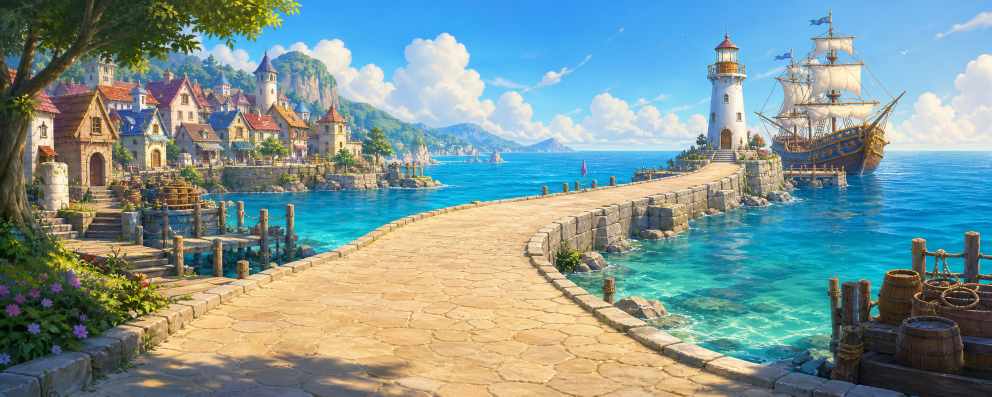
#> input picture assets/backgrounds/adventure_harbor_wide_v1.png, 1983 x 793 px, given as the content of the folder ontent/drive/MyDrive/soft_capston_training/source_characters, which was not available (shown at 1/2 size)
$ jupyter execute --allow-errors fairytale_character_sdxl_lora_colab.ipynb   (text cells are left out)
#> lines starting #> are read from the running program, lines starting #| are printed output that depends on the picture; pictures that were not available may be replaced by others from this repository, and a replacement may not be noted
[cell 1]
# 1. 학습 설정
REPO_URL = "https://github.com/Leejinhoe/soft_capston.git"
REPO_BRANCH = "main"
DIFFUSERS_TAG = "v0.38.0"

BASE_MODEL = "stabilityai/stable-diffusion-xl-base-1.0"
BACKGROUND_MODEL = "stabilityai/sdxl-turbo"
DRIVE_FOLDER = "soft_capston_training"
USE_GOOGLE_DRIVE = True           # 실패하면 아래 설정에 따라 /content로 전환
ALLOW_LOCAL_STORAGE_FALLBACK = True

GENERATE_BACKGROUNDS = True       # False면 Drive의 backgrounds 폴더만 사용
BACKGROUNDS_PER_GENRE = 8         # 장르별 자동 생성 배경 수, 총 학습 이미지 80장
TRAIN_STEPS = 1200                # 빠른 확인 400, 권장 시작 1200
RESOLUTION = 512                  # T4 안전 설정
LORA_RANK = 16
LEARNING_RATE = 1e-4
RESUME_FROM_LATEST = True
REBUILD_DATASET = True
SEED = 42

# 학습할 캐릭터를 제한하려면 키를 남기세요. 빈 목록이면 5명 모두 학습합니다.
# 예: TRAIN_ONLY = ["fantasy_mina"]
TRAIN_ONLY = []

[cell 2]
# 2. GPU 확인 및 공식 Diffusers 학습 환경 설치
import os, shutil, subprocess, sys
from pathlib import Path

#> (the rest of this cell did not finish here and is left out)

[cell 3]
# 3. Google Drive, Hugging Face, 프로젝트 연결
import getpass
from google.colab import drive, userdata
from huggingface_hub import login

storage_base = Path("/content")
drive_connected = False
if USE_GOOGLE_DRIVE:
    try:
        drive.mount("/content/drive", force_remount=False, timeout_ms=120000)
        storage_base = Path("/content/drive/MyDrive")
        drive_connected = True
    except Exception as exc:
        print("Google Drive 연결 실패:", exc)
        if not ALLOW_LOCAL_STORAGE_FALLBACK:
            raise
        print("임시 저장소 /content를 사용합니다. 런타임 종료 전에 결과 ZIP을 내려받으세요.")

DRIVE_ROOT = storage_base / DRIVE_FOLDER
DRIVE_ROOT.mkdir(parents=True, exist_ok=True)

try:
    hf_token = userdata.get("HF_TOKEN")
except Exception:
    hf_token = None
if not hf_token:
    hf_token = getpass.getpass("Hugging Face Read 토큰 입력: ").strip()
if not hf_token:
    raise RuntimeError("HF_TOKEN이 필요합니다.")
login(token=hf_token, add_to_git_credential=False)
#> (this line was passed over: huggingface_hub is not available in this run)

PROJECT_DIR = Path("/content/soft_capston")
if not PROJECT_DIR.exists():
    subprocess.run([
        "git", "clone", "--depth", "1", "--branch", REPO_BRANCH,
        REPO_URL, str(PROJECT_DIR)
    ], check=True)
#> (this line was passed over: subprocess is not available in this run)
else:
    subprocess.run(["git", "-C", str(PROJECT_DIR), "fetch", "origin", REPO_BRANCH], check=True)
    subprocess.run(["git", "-C", str(PROJECT_DIR), "checkout", REPO_BRANCH], check=True)
    subprocess.run(["git", "-C", str(PROJECT_DIR), "pull", "--ff-only", "origin", REPO_BRANCH], check=True)

required_asset_names = {
    "fantasy_mina.png", "fantasy_mina_magic.png",
    "adventure_jun.png", "adventure_jun_walking.png",
    "nature_sol.png", "nature_sol_helping.png",
    "friendship_hana.png", "friendship_hana_waving.png",
    "mystery_on.png", "mystery_on_investigating.png",
}
ASSET_DIR = PROJECT_DIR / "assets" / "characters"
project_assets_ready = ASSET_DIR.exists() and required_asset_names <= {
    path.name for path in ASSET_DIR.iterdir() if path.is_file()
}
if not project_assets_ready:
    fallback = DRIVE_ROOT / "source_characters"
    fallback.mkdir(parents=True, exist_ok=True)
    fallback_names = {path.name for path in fallback.iterdir() if path.is_file()}
    if not required_asset_names <= fallback_names:
        from google.colab import files
        print("GitHub/저장소에서 기본 캐릭터 10장을 찾지 못했습니다.")
        print("파일 선택 창에서 assets/characters의 PNG 10장을 모두 선택하세요.")
        uploaded = files.upload()
#> the answer given: adventure_harbor_wide_v1.png
        for filename, content in uploaded.items():
            (fallback / Path(filename).name).write_bytes(content)
    ASSET_DIR = fallback
print("캐릭터 원본:", ASSET_DIR)
print("결과 폴더:", DRIVE_ROOT)
print("Google Drive 연결:", drive_connected)

[cell 4]
# 4. 캐릭터, 동작, 배경 학습 명세
CHARACTERS = {
    "fantasy_mina": {
        "token": "ftmina",
        "name": "Mina",
        "genre": "fantasy",
        "description": "Korean child with a short dark-brown bob, midnight-blue star cape, lavender tunic, brown boots, glowing star wand",
        "sources": {
            "fantasy_mina.png": "standing calmly, neutral expression",
            "fantasy_mina_magic.png": "casting a sparkling magic spell, joyful expression",
        },
    },
    "adventure_jun": {
        "token": "ftjun",
        "name": "Jun",
        "genre": "adventure",
        "description": "Korean child with tousled black hair, ochre field jacket, deep-red scarf, navy shorts, brown boots, canvas satchel, brass compass",
        "sources": {
            "adventure_jun.png": "standing with a compass, neutral expression",
            "adventure_jun_walking.png": "walking forward while checking a compass, determined expression",
        },
    },
    "nature_sol": {
        "token": "ftsol",
        "name": "Sol",
        "genre": "nature",
        "description": "Korean child with wavy dark-brown hair, moss-green capelet, leaf-pattern cream tunic, forest-brown boots, acorn pendant, wooden lantern",
        "sources": {
            "nature_sol.png": "standing with a wooden lantern, gentle expression",
            "nature_sol_helping.png": "kneeling to help a small forest friend, caring expression",
        },
    },
    "friendship_hana": {
        "token": "fthana",
        "name": "Hana",
        "genre": "friendship",
        "description": "Korean child with two low braids, sunflower-yellow cardigan, white blouse, denim-blue overalls, coral sneakers, friendship bracelet",
        "sources": {
            "friendship_hana.png": "standing with a warm smile",
            "friendship_hana_waving.png": "waving hello with a joyful expression",
        },
    },
    "mystery_on": {
        "token": "fton",
        "name": "On",
        "genre": "mystery",
        "description": "Korean child with neat short black hair, navy detective coat, amber scarf, charcoal trousers, brown shoes, magnifying glass, notebook",
        "sources": {
            "mystery_on.png": "standing with a magnifying glass, thoughtful expression",
            "mystery_on_investigating.png": "investigating a clue with a magnifying glass, curious expression",
        },
    },
}

BACKGROUND_PROMPTS = {
    "fantasy": [
        "enchanted forest clearing with glowing flowers and a distant crystal castle",
        "cozy wizard library with floating lanterns and star maps",
        "moonlit hill above a magical village with warm windows",
        "ancient stone gate covered in luminous vines",
    ],
    "adventure": [
        "sunny mountain trail with wooden signs and distant waterfalls",
        "wide grassland path leading toward ancient ruins",
        "coastal cliff trail with a small sailing ship below",
        "hidden jungle campsite beside a rope bridge",
    ],
    "nature": [
        "peaceful forest pond with fireflies and mossy stones",
        "spring meadow filled with wildflowers and small animal homes",
        "gentle woodland stream beneath large green leaves",
        "old tree sanctuary with warm lantern light",
    ],
    "friendship": [
        "bright neighborhood park prepared for a small picnic",
        "cozy classroom craft corner with colorful paper decorations",
        "sunset playground with warm lights and chalk drawings",
        "friendly village square during a small flower festival",
    ],
    "mystery": [
        "old library corridor with a trail of tiny glowing clues",
        "quiet museum gallery at dusk with an open display case",
        "rainy village street with warm lamps and mysterious footprints",
        "attic study filled with maps, clocks, and hidden drawers",
    ],
}

if TRAIN_ONLY:
    unknown = sorted(set(TRAIN_ONLY) - set(CHARACTERS))
    if unknown:
        raise ValueError(f"알 수 없는 캐릭터 키: {unknown}")
    CHARACTERS = {key: CHARACTERS[key] for key in TRAIN_ONLY}

EXTRA_SOURCE_ROOT = DRIVE_ROOT / "source_characters"
for character_key, config in CHARACTERS.items():
    extra_folder = EXTRA_SOURCE_ROOT / character_key
    config["extra_sources"] = []
    if not extra_folder.exists():
        continue
    for image_path in sorted(extra_folder.iterdir()):
        if image_path.suffix.lower() not in {".png", ".jpg", ".jpeg", ".webp"}:
            continue
        caption_path = image_path.with_suffix(".txt")
        action = (
            caption_path.read_text(encoding="utf-8").strip()
            if caption_path.is_file()
            else "performing a natural fairytale action with a clear expressive pose"
        )
        config["extra_sources"].append((image_path, action))
#> pass 2 of the loop `for character_key, config in CHARACTERS.items():`:

missing = [
    filename
    for config in CHARACTERS.values()
    for filename in config["sources"]
    if not (ASSET_DIR / filename).is_file()
]
#> (the rest of this cell did not finish here and is left out)

[cell 5]
# 5. 장르별 배경 생성 또는 Drive 배경 재사용
import gc, random, torch
from diffusers import AutoPipelineForText2Image
from PIL import Image

BACKGROUND_ROOT = DRIVE_ROOT / "backgrounds"
BACKGROUND_ROOT.mkdir(parents=True, exist_ok=True)
needed_genres = sorted({config["genre"] for config in CHARACTERS.values()})

def existing_backgrounds(genre):
    folder = BACKGROUND_ROOT / genre
    folder.mkdir(parents=True, exist_ok=True)
    return sorted([
        path for path in folder.iterdir()
        if path.suffix.lower() in {".png", ".jpg", ".jpeg", ".webp"}
    ])

needs_generation = GENERATE_BACKGROUNDS and any(
    len(existing_backgrounds(genre)) < BACKGROUNDS_PER_GENRE
    for genre in needed_genres
)

#> (the rest of this cell did not finish here and is left out)

[cell 6]
# 6. 투명 캐릭터와 배경을 합성하고 캡션 데이터셋 생성
import json, math
from PIL import ImageFilter, ImageEnhance
from IPython.display import display

DATASET_DIR = DRIVE_ROOT / "datasets" / "fairytale_multi_v1"
if REBUILD_DATASET and DATASET_DIR.exists():
    shutil.rmtree(DATASET_DIR)
DATASET_DIR.mkdir(parents=True, exist_ok=True)

def crop_alpha(image):
    rgba = image.convert("RGBA")
    bbox = rgba.getchannel("A").getbbox()
    return rgba.crop(bbox) if bbox else rgba

def composite_character(character_path, background_path, output_path, variant):
#> called with variant = 0
    background = Image.open(background_path).convert("RGB").resize((RESOLUTION, RESOLUTION))
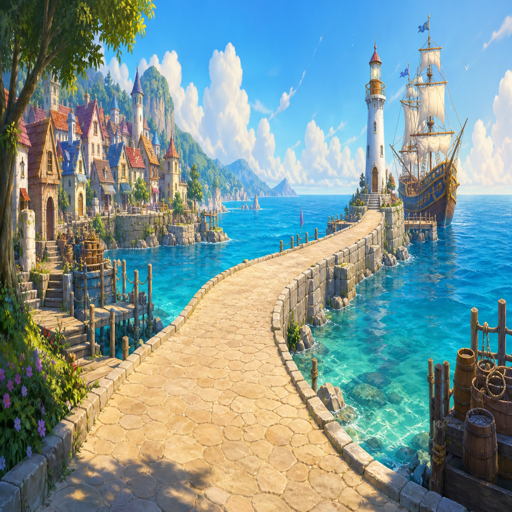
#> background: PIL image 512x512 RGB; mean R, G, B 124.8, 149.4, 147.6
    character = crop_alpha(Image.open(character_path))
#> in crop_alpha, `bbox = rgba.getchannel("A").getbbox()`: bbox = (0, 0, 1983, 793)
    randomizer = random.Random(SEED + variant * 97 + sum(map(ord, character_path.name)))
    target_height = int(RESOLUTION * randomizer.uniform(0.68, 0.82))
    target_width = max(1, int(character.width * target_height / character.height))
#> target_width = 987
    character = character.resize((target_width, target_height), Image.Resampling.LANCZOS)
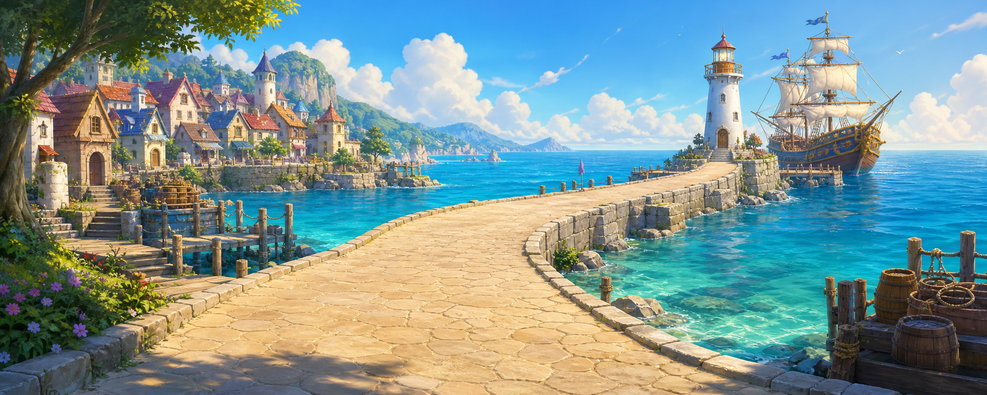
#> character: PIL image 987x395 RGBA; mean R, G, B, A 124.8, 149.4, 147.6, 255

    max_x = max(0, RESOLUTION - target_width - 12)
#> max_x = 0
    x = int(max_x * randomizer.uniform(0.18, 0.82)) if max_x else 0
#> x = 0
    y = RESOLUTION - target_height - randomizer.randint(4, 18)

    shadow = Image.new("RGBA", background.size, (0, 0, 0, 0))
#> shadow: PIL image 512x512 RGBA; every value is 0
    alpha = character.getchannel("A")
#> alpha: PIL image 987x395 L; every value is 255
    shadow_shape = Image.new("RGBA", character.size, (22, 18, 35, 105))
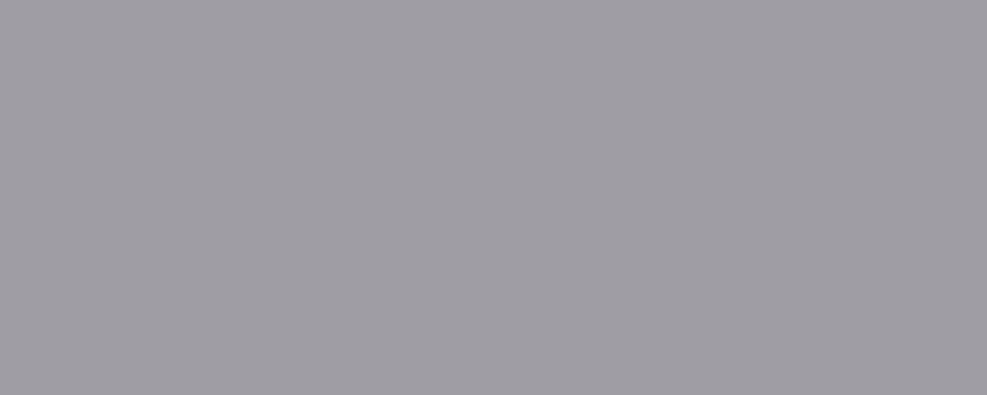
#> shadow_shape: PIL image 987x395 RGBA; mean R, G, B, A 22, 18, 35, 105; transparent parts drawn white
    shadow_shape.putalpha(alpha.point(lambda value: int(value * 0.38)))
    shadow.alpha_composite(shadow_shape, (x + 7, y + 9))
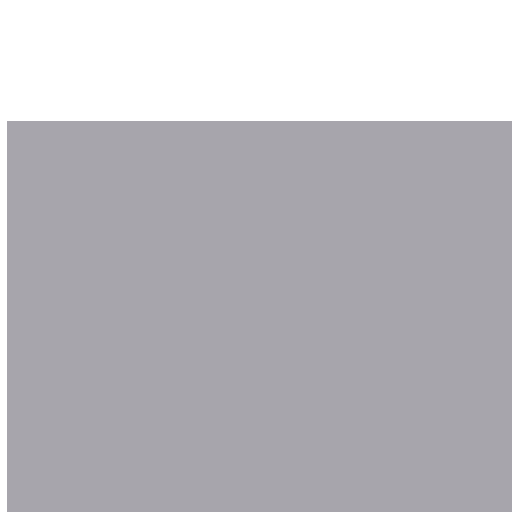
#> shadow: PIL image 512x512 RGBA; mean R, G, B, A 16.6, 13.6, 26.4, 72.3; transparent parts drawn white
    shadow = shadow.filter(ImageFilter.GaussianBlur(8))
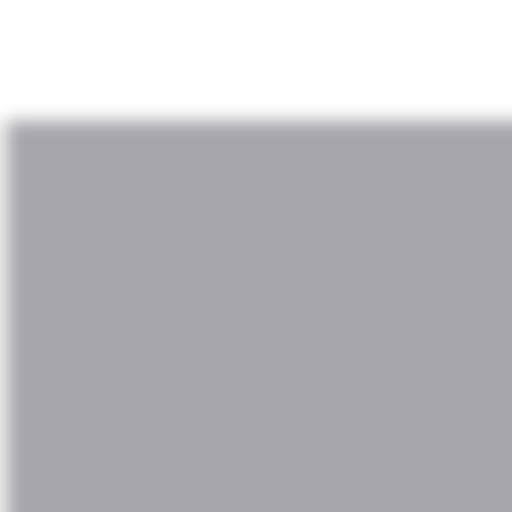
#> shadow: PIL image 512x512 RGBA; mean R, G, B, A 16.6, 13.6, 26.3, 72.2; transparent parts drawn white

    canvas = background.convert("RGBA")
    canvas = Image.alpha_composite(canvas, shadow)
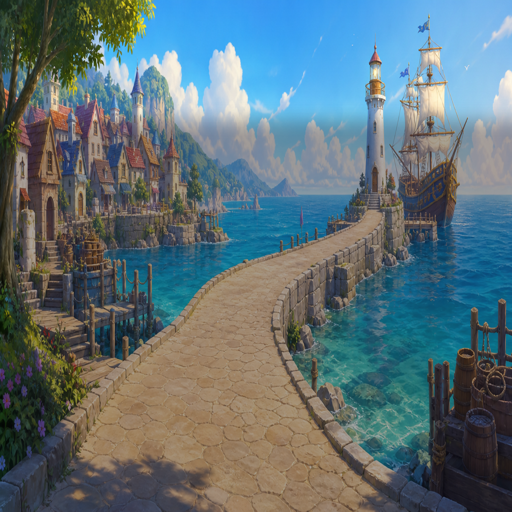
#> canvas: PIL image 512x512 RGBA; mean R, G, B, A 93.7, 112.8, 118.9, 255
    canvas.alpha_composite(character, (x, y))
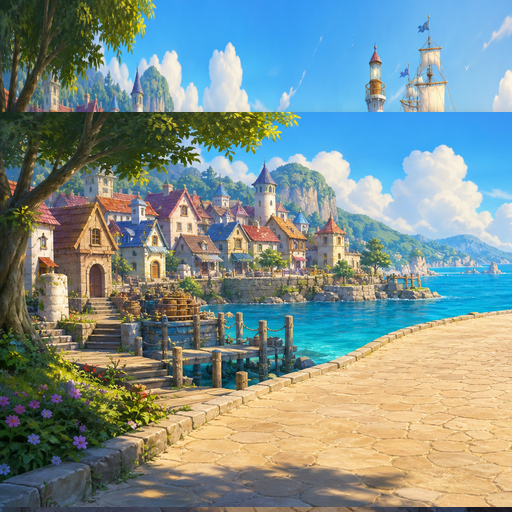
#> canvas: PIL image 512x512 RGBA; mean R, G, B, A 125.9, 144.6, 141.2, 255
    canvas.convert("RGB").save(output_path, quality=95)
#> pass 2 of the loop `for character_key, config in CHARACTERS.items():`:
#> backgrounds = 1 item
#> output_name = 'adventure_jun_0_00.jpg'
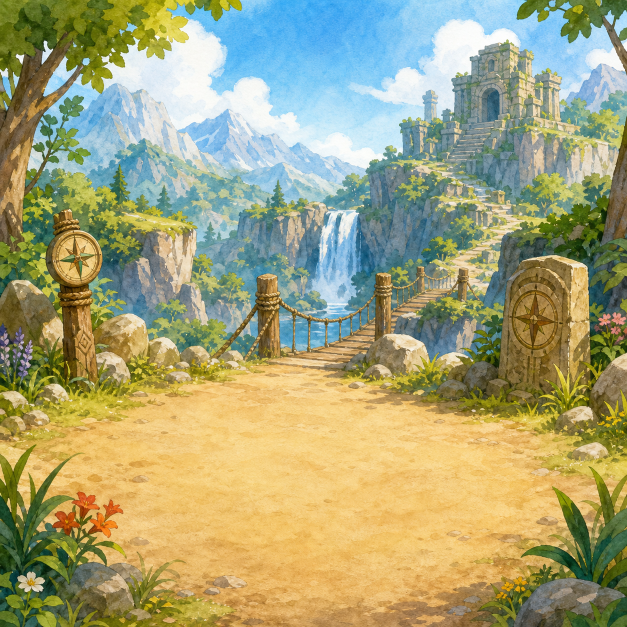
#> input picture assets/backgrounds/adventure_ruins.png, 1254 x 1254 px, given in place of adventure_jun.png, which was not available (shown at 1/2 size)
#> rgba: PIL image 1254x1254 RGBA
#> target_height = 352
#> character: PIL image 352x352 RGBA
#> max_x = 148
#> x = 80
#> y = 147
#> alpha: PIL image 352x352 L; every value is 255
#> in composite_character (call 3), `shadow = shadow.filter(ImageFilter.GaussianBlur(8))`:
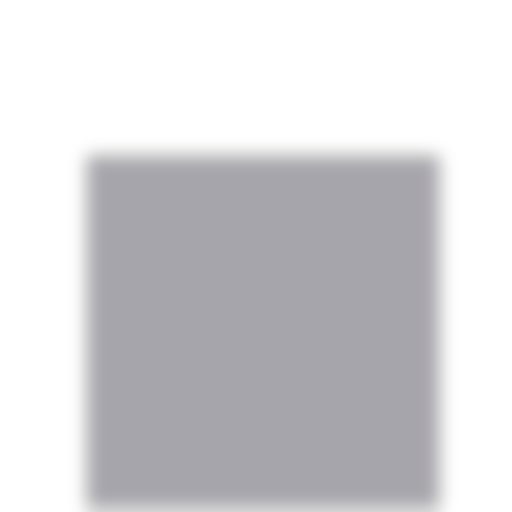
#> shadow: PIL image 512x512 RGBA; mean R, G, B, A 10.4, 8.5, 16.5, 45.3; transparent parts drawn white
#> in composite_character (call 3), `canvas.alpha_composite(character, (x, y))`:
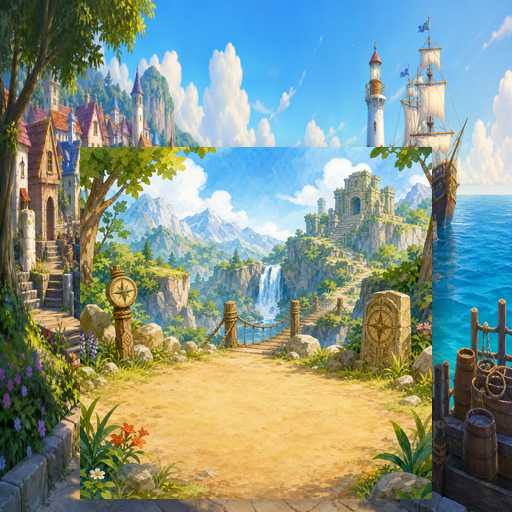
#> canvas: PIL image 512x512 RGBA; mean R, G, B, A 131.5, 148.5, 135.3, 255

records = []
preview_paths = []
#> (the rest of this cell did not finish here and is left out)

#> (a cell that did not finish here is left out)

[cell 8]
# 8. 학습 결과 샘플 생성
from diffusers import StableDiffusionXLPipeline, DPMSolverMultistepScheduler

gc.collect()
torch.cuda.empty_cache()
#> (this line was passed over: torch is not available in this run)
